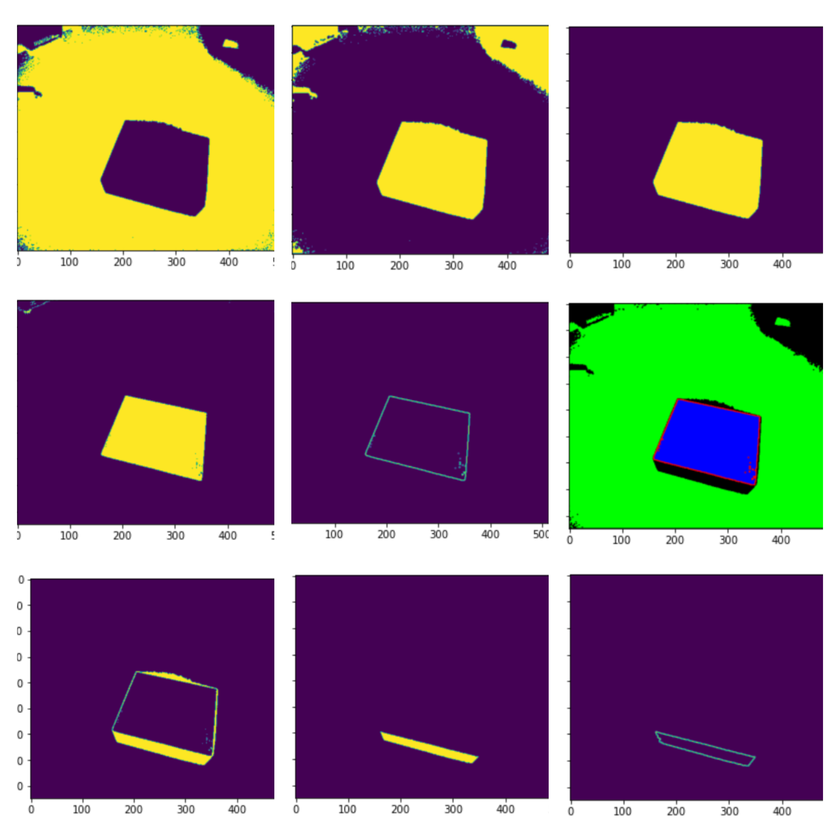
#> input picture Images/Ex_01.png, 840 x 840 px, shrunk from 3264 x 3264 before the run
$ python -i student.py   (imports and definitions only)
#> lines starting #> are read from the running program, lines starting #| are printed output that depends on the picture
'''
@author: Prathmesh R Madhu.
For educational purposes only
'''
# -*- coding: utf-8 -*-
from __future__ import division

import matplotlib.pyplot as plt
import skimage.io
import skimage.feature
import skimage.color
import skimage.transform
import skimage.util
import skimage.segmentation
import numpy as np

def generate_segments(im_orig, scale, sigma, min_size):
    """
    Task 1: Segment smallest regions by the algorithm of Felzenswalb.
    1.1. Generate the initial image mask using felzenszwalb algorithm
    1.2. Merge the image mask to the image as a 4th channel
    """
    ### YOUR CODE HERE ###
    im_mask = skimage.segmentation.felzenszwalb(
        skimage.util.img_as_float(im_orig), scale=scale, sigma=sigma, min_size=min_size)
    im_orig = np.append(im_orig, np.zeros(im_orig.shape[:2])[:, :, np.newaxis], axis=2)
    im_orig[:, :, 3] = im_mask
    plt.imshow(im_mask)
    plt.show()

    return im_orig

def sim_colour(r1, r2):
    """
    2.1. calculate the sum of histogram intersection of colour
    """
    ### YOUR CODE HERE ###

    return sum([min(a, b) for a, b in zip(r1["hist_c"], r2["hist_c"])])


def sim_texture(r1, r2):
    """
    2.2. calculate the sum of histogram intersection of texture
    """
    ### YOUR CODE HERE ###

    return sum([min(a, b) for a, b in zip(r1["hist_t"], r2["hist_t"])])


def sim_size(r1, r2, imsize):
    """
    2.3. calculate the size similarity over the image
    """
    ### YOUR CODE HERE ###

    return 1.0 - (r1["size"] + r2["size"]) / imsize


def sim_fill(r1, r2, imsize):
    """
    2.4. calculate the fill similarity over the image
    """
    ### YOUR CODE HERE ###
    bbsize = (
            (max(r1["max_x"], r2["max_x"]) - min(r1["min_x"], r2["min_x"]))
            * (max(r1["max_y"], r2["max_y"]) - min(r1["min_y"], r2["min_y"]))
    )
    return 1.0 - (bbsize - r1["size"] - r2["size"]) / imsize

def calc_sim(r1, r2, imsize):
    return (sim_colour(r1, r2) + sim_texture(r1, r2)
            + sim_size(r1, r2, imsize) + sim_fill(r1, r2, imsize))

def calc_colour_hist(img):
    """
    Task 2.5.1
    calculate colour histogram for each region
    )
    number of bins is 25 as same as [uijlings_ijcv2013_draft.pdf]the size of output histogram will be BINS * COLOUR_CHANNELS(3
    extract HSV
    """
    BINS = 25
    hist = np.array([])
    ### YOUR CODE HERE ###
    for colour_channel in (0, 1, 2):

        c = img[:, colour_channel]
        hist = np.concatenate(
            [hist] + [np.histogram(c, BINS, (0.0, 255.0))[0]])

    hist = hist / len(img)

    return hist

def calc_texture_gradient(img):
    """
    Task 2.5.2
    calculate texture gradient for entire image
    The original SelectiveSearch algorithm proposed Gaussian derivative
    for 8 orientations, but we will use LBP instead.
    output will be [height(*)][width(*)]
    Useful function: Refer to skimage.feature.local_binary_pattern documentation
    """
    ret = np.zeros((img.shape[0], img.shape[1], img.shape[2]))
    ### YOUR CODE HERE ###

    for colour_channel in (0, 1, 2):
        ret[:, :, colour_channel] = skimage.feature.local_binary_pattern(
            img[:, :, colour_channel], 8, 1)
    return ret

def calc_texture_hist(img):
    """
    Task 2.5.3
    calculate texture histogram for each region
    calculate the histogram of gradient for each colours
    the size of output histogram will be
        BINS * ORIENTATIONS * COLOUR_CHANNELS(3)
    Do not forget to L1 Normalize the histogram
    """
    BINS = 10
    hist = np.array([])
    ### YOUR CODE HERE ###

    for colour_channel in (0, 1, 2):
        fd = img[:, colour_channel]
        hist = np.concatenate(
            [hist] + [np.histogram(fd, BINS, (0.0, 1.0))[0]])

    hist = hist / len(img)


    return hist

def extract_regions(img):
    '''
    Task 2.5: Generate regions denoted as datastructure R
    - Convert image to hsv color map
    - Count pixel positions
    - Calculate the texture gradient
    - calculate color and texture histograms
    - Store all the necessary values in R.
    '''
    R = {}
    ### YOUR CODE HERE ###
    # get hsv image
    hsv = skimage.color.rgb2hsv(img[:, :, :3])
    for y, i in enumerate(img):

        for x, (r, g, b, l) in enumerate(i):
            if l not in R:
                R[l] = {
                    "min_x": 0xffff, "min_y": 0xffff,
                    "max_x": 0, "max_y": 0, "labels": [l]}

            # bounding box
            if R[l]["min_x"] > x:
                R[l]["min_x"] = x
            if R[l]["min_y"] > y:
                R[l]["min_y"] = y
            if R[l]["max_x"] < x:
                R[l]["max_x"] = x
            if R[l]["max_y"] < y:
                R[l]["max_y"] = y


    tex_grad = calc_texture_gradient(img)
    for k, v in R.items():
        masked_pixels = hsv[:, :, :][img[:, :, 3] == k]
        R[k]["size"] = len(masked_pixels / 4)
        R[k]["hist_c"] = calc_colour_hist(masked_pixels)
        R[k]["hist_t"] = calc_texture_hist(tex_grad[:, :][img[:, :, 3] == k])

    return R

def extract_neighbours(regions):

    def intersect(a, b):
        if (a["min_x"] < b["min_x"] < a["max_x"]
                and a["min_y"] < b["min_y"] < a["max_y"]) or (
            a["min_x"] < b["max_x"] < a["max_x"]
                and a["min_y"] < b["max_y"] < a["max_y"]) or (
            a["min_x"] < b["min_x"] < a["max_x"]
                and a["min_y"] < b["max_y"] < a["max_y"]) or (
            a["min_x"] < b["max_x"] < a["max_x"]
                and a["min_y"] < b["min_y"] < a["max_y"]):
            return True
        return False

    # Hint 1: List of neighbouring regions
    # Hint 2: The function intersect has been written for you and is required to check neighbours
    R = list(regions.items())
    neighbours = []
    ### YOUR CODE HERE ###
    for cur, a in enumerate(R[:-1]):
        for b in R[cur + 1:]:
            if intersect(a[1], b[1]):
                neighbours.append((a, b))


    return neighbours

def merge_regions(r1, r2):
    new_size = r1["size"] + r2["size"]
    rt = {}
    ### YOUR CODE HERE
    rt = {
        "min_x": min(r1["min_x"], r2["min_x"]),
        "min_y": min(r1["min_y"], r2["min_y"]),
        "max_x": max(r1["max_x"], r2["max_x"]),
        "max_y": max(r1["max_y"], r2["max_y"]),
        "size": new_size,
        "hist_c": (
                          r1["hist_c"] * r1["size"] + r2["hist_c"] * r2["size"]) / new_size,
        "hist_t": (
                          r1["hist_t"] * r1["size"] + r2["hist_t"] * r2["size"]) / new_size,
        "labels": r1["labels"] + r2["labels"]
    }

    return rt


def selective_search(image_orig, scale=1, sigma=.8, min_size=50):
    '''
    Selective Search for Object Recognition" by J.R.R. Uijlings et al.
    :arg:
        image_orig: np.ndarray, Input image
        scale: int, determines the cluster size in felzenszwalb segmentation
        sigma: float, width of Gaussian kernel for felzenszwalb segmentation
        min_size: int, minimum component size for felzenszwalb segmentation

    :return:
        image: np.ndarray,
            image with region label
            region label is stored in the 4th value of each pixel [r,g,b,(region)]
        regions: array of dict
            [
                {
                    'rect': (left, top, width, height),
                    'labels': [...],
                    'size': component_size
                },
                ...
            ]
    '''

    # Checking the 3 channel of input image
    assert image_orig.shape[2] == 3, "Please use image with three channels."
    imsize = image_orig.shape[0] * image_orig.shape[1]

    # Task 1: Load image and get smallest regions. Refer to `generate_segments` function.
    image = generate_segments(image_orig, scale, sigma, min_size)

    if image is None:
        return None, {}

    # Task 2: Extracting regions from image
    # Task 2.1-2.4: Refer to functions "sim_colour", "sim_texture", "sim_size", "sim_fill"
    # Task 2.5: Refer to function "extract_regions". You would also need to fill "calc_colour_hist",
    # "calc_texture_hist" and "calc_texture_gradient" in order to finish task 2.5.
    R = extract_regions(image)

    # Task 3: Extracting neighbouring information
    # Refer to function "extract_neighbours"
    neighbours = extract_neighbours(R)

    # Calculating initial similarities
    S = {}
    for (ai, ar), (bi, br) in neighbours:
        S[(ai, bi)] = calc_sim(ar, br, imsize)

    # Hierarchical search for merging similar regions
    while S != {}:

        # Get highest similarity
        i, j = sorted(S.items(), key=lambda i: i[1])[-1][0]

        # Task 4: Merge corresponding regions. Refer to function "merge_regions"
        t = max(R.keys()) + 1.0
        R[t] = merge_regions(R[i], R[j])

        # Task 5: Mark similarities for regions to be removed
        ### YOUR CODE HERE ###
        key_to_delete = []
        for k, v in S.items():
            if (i in k) or (j in k):
                key_to_delete.append(k)

        # Task 6: Remove old similarities of related regions
        ### YOUR CODE HERE ###
        for k in key_to_delete:
            del S[k]

        # Task 7: Calculate similarities with the new region
        ### YOUR CODE HERE ###
        for k in filter(lambda a: a != (i, j), key_to_delete):
            n = k[1] if k[0] in (i, j) else k[0]
            S[(t, n)] = calc_sim(R[t], R[n], imsize)

    # Task 8: Generating the final regions from R
    regions = []
    ### YOUR CODE HERE ###
    for k, r in R.items():
        regions.append({
            'rect': (
                r['min_x'], r['min_y'],
                r['max_x'] - r['min_x'], r['max_y'] - r['min_y']),
            'size': r['size'],
            'labels': r['labels']
        })

    return image, regions

>>> import cv2
>>> picture = cv2.cvtColor(cv2.imread('../Images/Ex_01.png'), cv2.COLOR_BGR2RGB)
>>> result = selective_search(picture)
#> in generate_segments, `im_mask = skimage.segmentation.felzenszwalb( skimage.util.img_as_float..`:
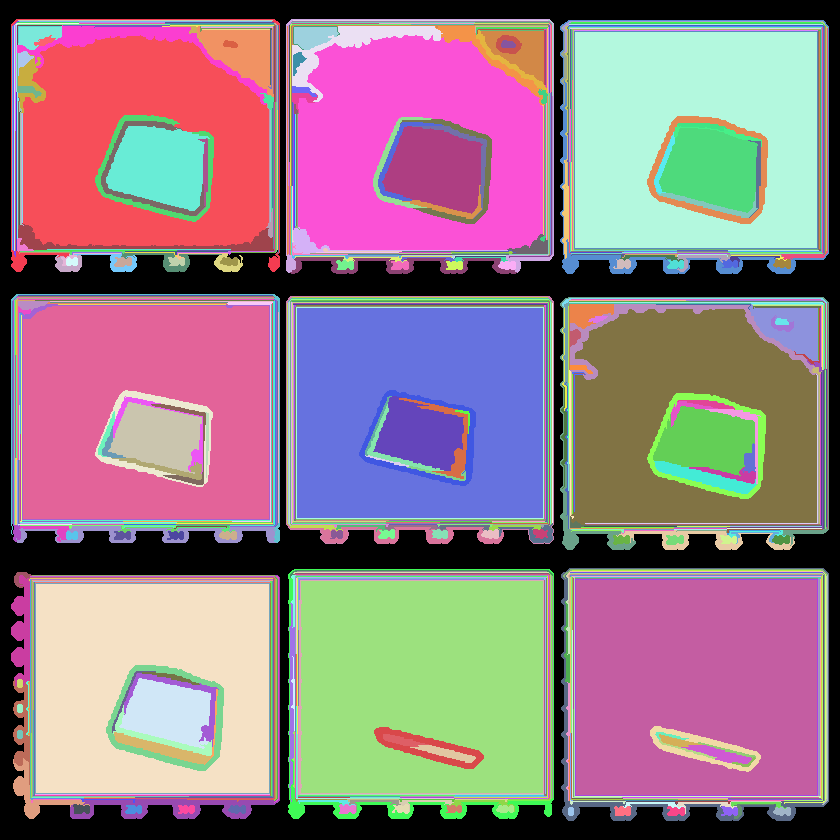
#> im_mask: shape (840, 840) int64; 698 distinct labels, from 0 to 697; one colour per label, 0 black
#> in generate_segments, `im_orig[:, :, 3] = im_mask`:
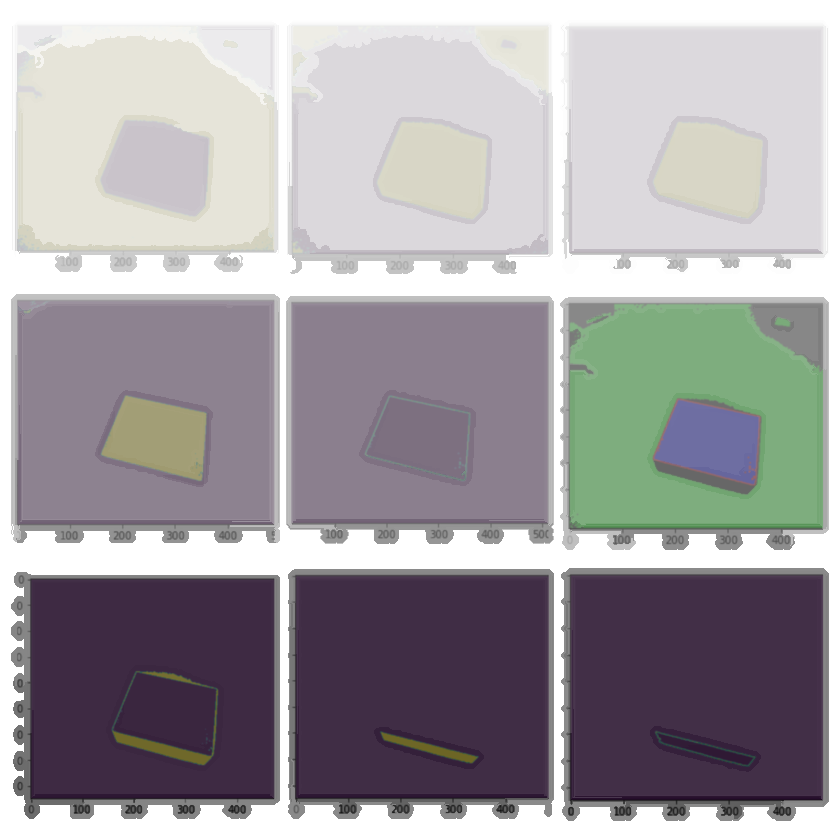
#> im_orig: shape (840, 840, 4) float64; mean R, G, B, A 130.5, 109.4, 119.5, 286.4; transparent parts drawn white
#> in extract_regions, `hsv = skimage.color.rgb2hsv(img[:, :, :3])`: hsv: shape (840, 840, 3) float64; mean of channels 0, 1, 2 0.5, 0.7, 157.9
#> after the loop in extract_regions, `for y, i in enumerate(img):`: R = 698 items
#> after the loop in extract_neighbours, `for cur, a in enumerate(R[:-1]):`: neighbours = 2457 items
#> the loop in selective_search, `while S != {}:` made 697 passes
#> (i, j, new_size in merge_regions) on passes 1 to 3: (624, 625, 259), (41, 116, 3405), (621, 626, 713)

$ run again, on Images/Ex_02.png
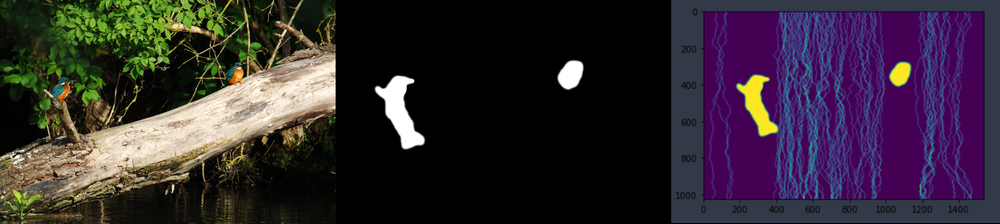
#> input picture Images/Ex_02.png, 1000 x 224 px, shrunk from 1907 x 427 before the run
#> in generate_segments, `im_mask = skimage.segmentation.felzenszwalb( skimage.util.img_as_float..`:
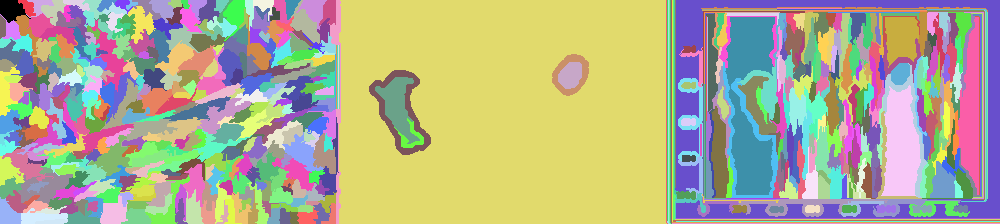
#> im_mask: shape (224, 1000) int64; 601 distinct labels, from 0 to 600; one colour per label, 0 black
#> in generate_segments, `im_orig[:, :, 3] = im_mask`:
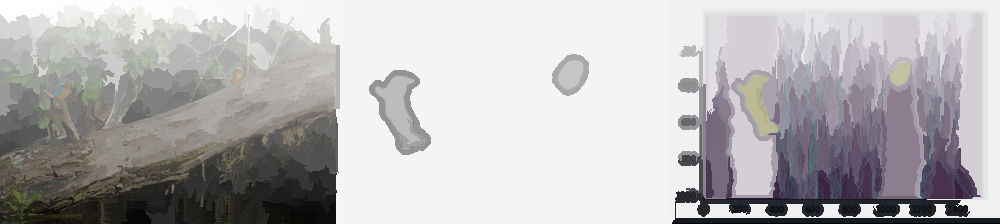
#> im_orig: shape (224, 1000, 4) float64; mean R, G, B, A 50.6, 40.9, 49.6, 196.3; transparent parts drawn white
#> hsv: shape (224, 1000, 3) float64; mean of channels 0, 1, 2 0.3, 0.4, 62.3
#> after the loop in extract_regions, `for y, i in enumerate(img):`: R = 601 items
#> after the loop in extract_neighbours, `for cur, a in enumerate(R[:-1]):`: neighbours = 1964 items
#> the loop in selective_search, `for (ai, ar), (bi, br) in neighbours:` made 1964 passes
#> (ai, bi) on passes 1 to 3: (0, 1), (0, 2), (0, 77)
#> the loop in selective_search, `while S != {}:` made 585 passes
#> (i, j, new_size in merge_regions) on passes 1 to 3: (305, 335, 275), (456, 486, 413), (553, 572, 186)

$ run again, on Images/point_cloud.png
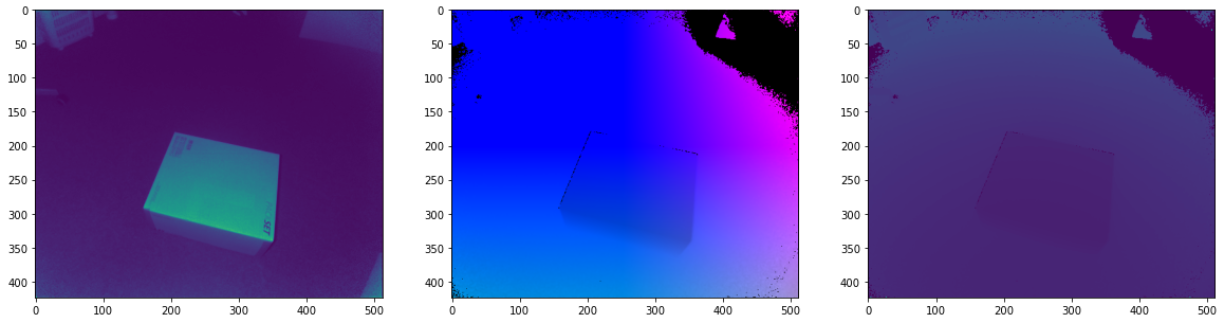
#> input picture Images/point_cloud.png, 1232 x 328 px
#> in generate_segments, `im_mask = skimage.segmentation.felzenszwalb( skimage.util.img_as_float..`:
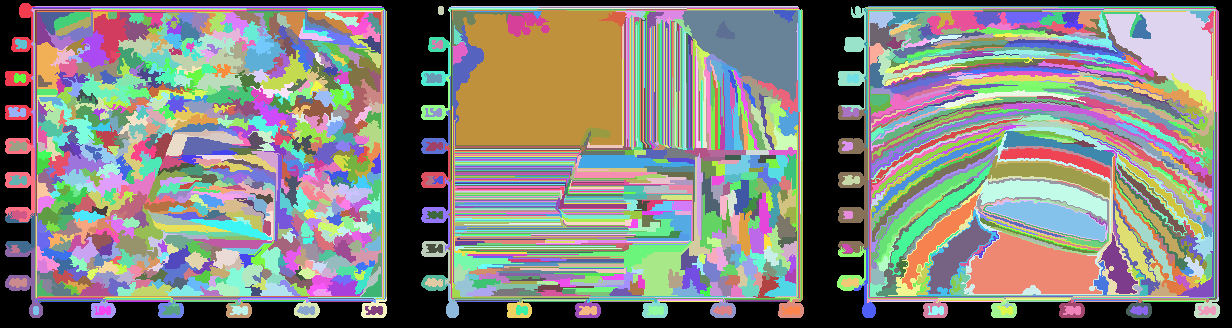
#> im_mask: shape (328, 1232) int64; 1610 distinct labels, from 0 to 1609; one colour per label, 0 black
#> in generate_segments, `im_orig[:, :, 3] = im_mask`:
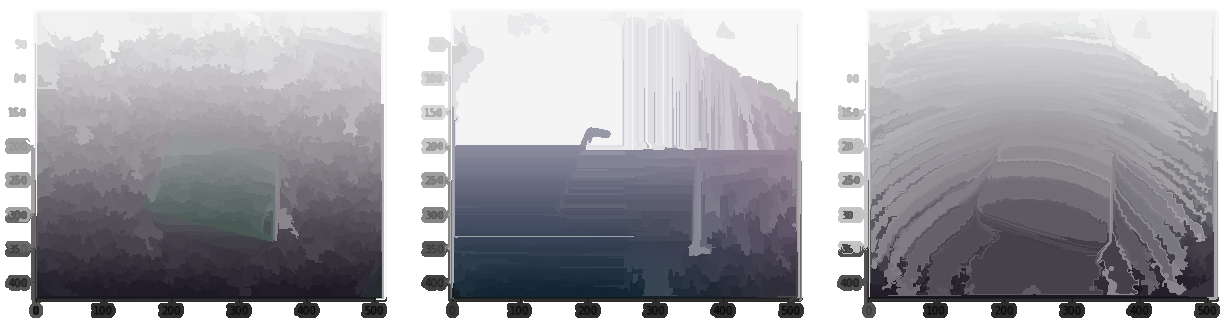
#> im_orig: shape (328, 1232, 4) float64; mean R, G, B, A 107.4, 91.8, 175.8, 580.2; transparent parts drawn white
#> hsv: shape (328, 1232, 3) float64; mean of channels 0, 1, 2 0.5, 0.6, 176
#> after the loop in extract_regions, `for y, i in enumerate(img):`: R = 1610 items
#> after the loop in extract_neighbours, `for cur, a in enumerate(R[:-1]):`: neighbours = 8349 items
#> the loop in selective_search, `while S != {}:` made 1609 passes
#> (i, j, new_size in merge_regions) on passes 1 to 3: (106, 108, 269), (109, 187, 411), (1611, 105, 722)
